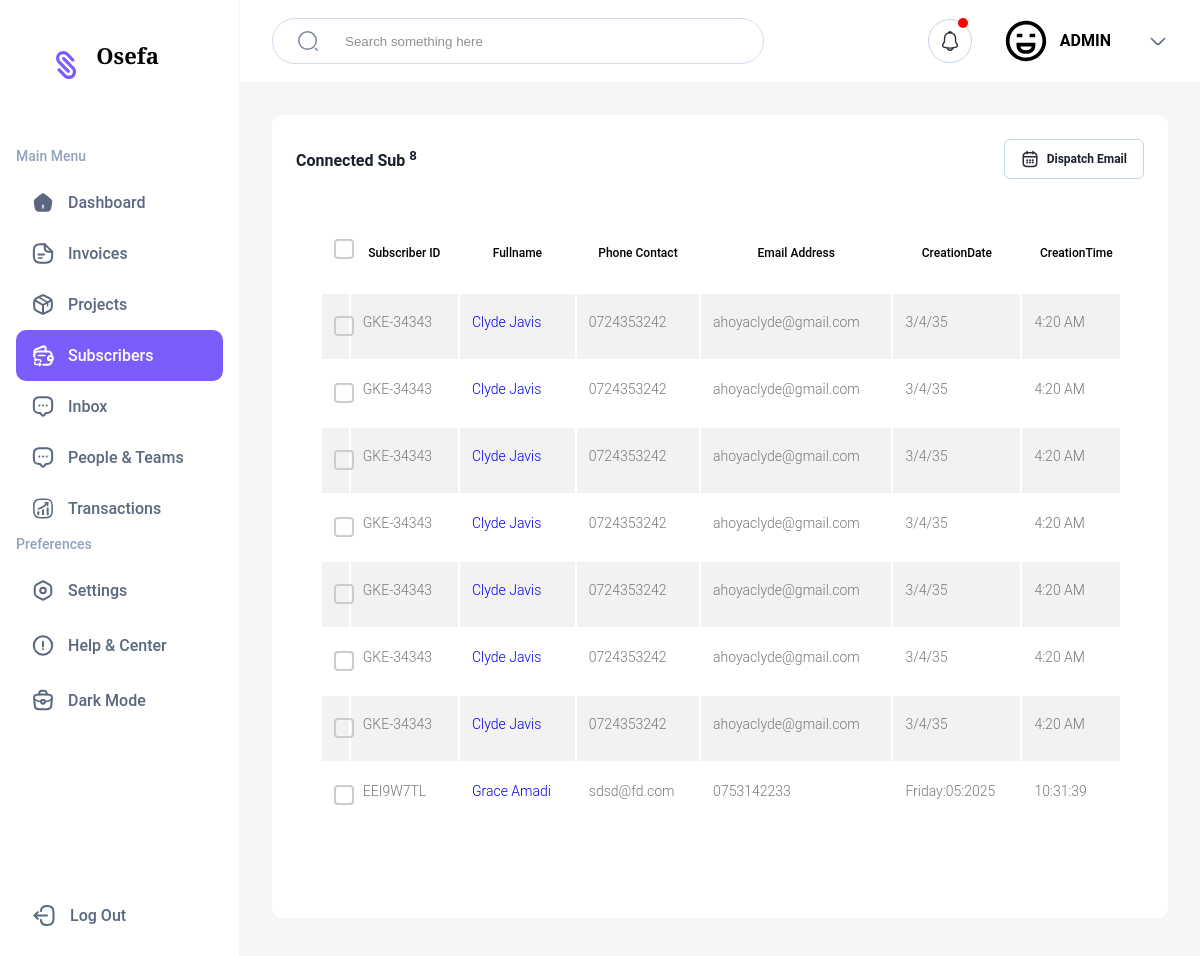
Page /Home/Administrator/Subscribers/Listings/ on the committed database.
### tables this page shows
CREATE TABLE Subscribers (
                                SubID text NOT NULL ,
                                SubsFullname text NOT NULL , 
                                SubsContact text NOT NULL,
                                SubsEmail text NOT NULL , 
                                CreationDate text NOT NULL , 
                                CreationTime text NOT NULL , 
                                IsExistent integer NOT NULL 
                    
                                
                            );

### Controller.py (the view)
class Subscriber_Array_Interface(View):
   methods = ['GET', 'POST']
   def dispatch_request(self) -> str :
        Indicator = int(0)
        if request.method == 'GET':
            Sub_Profiles =  control_baselink.Print_Subscribers(Indicator)
            if Sub_Profiles :
                Sub_Index = len(Sub_Profiles)
            else:
                Sub_Index = int(0)
            return render_template('Subscriber-Array-Concept.html' , CompanyID = CompanyID , Sub_Profiles = Sub_Profiles , Sub_Index = Sub_Index , DeployDate = DeployDate  )
        else:
            return render_template('Subscriber-Array-Concept.html' , CompanyID = CompanyID , DeployDate = DeployDate )

### Intercom_Connector.py (called while the page is built)
def create_connection(db_file):
    conn = None
    try:
        conn = sqlite3.connect(db_file)
    except Error as e:
        print(e)
    return conn

def Print_Subscribers(Bindings):
    conn = create_connection(DatabaseURL)
    cur = conn.cursor()
    cur.execute("SELECT * FROM Subscribers Where IsExistent = ? " , ( Bindings , ))
    DatabaseFeed = cur.fetchall()
    for DataChunk in DatabaseFeed:
        print(DataChunk)
    return DatabaseFeed

### templates/Subscriber-Array-Concept.html (shortened to what this page needs)
<!DOCTYPE html>
<html lang="en" >
<head>
  <link href="{{url_for('static' , filename='assets/css/admin-pallete.css')}}" rel="stylesheet">
  <link href="{{url_for('static' , filename='assets/css/pro-table-inline.css')}}" rel="stylesheet">
  <link href="{{url_for('static' , filename='assets/css/bootstrap.css')}}" rel="stylesheet">
  <link href="{{url_for('static' , filename='assets/css/feedback-form.css')}}" rel="stylesheet">
</head>
<body>
<body>
    <div class="container">
        <nav class="sidebar">
            <div>
                <div class="sidebar__logo">
                    <h2 class="sidebar__logo-header">{{CompanyID}}</h2>
                </div>
                <ul class="side-nav">
                    <span class="side-nav__header">Main Menu</span>
                    <a href="{{url_for('Admin')}}">
                    <li class="side-nav__item ">
                        <span>Dashboard</span>
                    </li>
                </a>
                    <a href="{{url_for('Invoice')}}">
                    <li class="side-nav__item">
                        <span>Invoices</span>
                    </li>
                    </a>
                    <a href="{{url_for('Projects')}}">
                    <li class="side-nav__item">
                        <span>Projects</span>
                    </li>
                    </a>
                    <a href="{{url_for('Subscribe')}}">
                    <li class="side-nav__item side-nav__item-active">
                        <span>Subscribers</span>
                    </li>
                    <a href="{{url_for('Mail')}}">
                    <li class="side-nav__item">
                        <span>Inbox</span>
                    </li>
                    </a>
                    <a href="{{url_for('Clientelle')}}">
                    <li class="side-nav__item">
                        <span>People &amp; Teams</span>
                    </li>
                    </a>
                    <a href="{{url_for('Transactions')}}">
                        <li class="side-nav__item">
                            <span> Transactions </span>
                        </li>
                        </a>
                </ul>
                <ul class="side-nav">
                    <span class="side-nav__header">Preferences</span>
                    <li class="side-nav__item">
                        <span>Settings</span>
                    </li>
                    <li class="side-nav__item">
                        <span>Help &amp; Center</span>
                    </li>
                    <li class="side-nav__item">
                        <span>Dark Mode</span>
                    </li>
                </ul>
            </div>
            <ul class="side-nav">
                <a href="{{url_for('Auth')}}">
                <li class="side-nav__item last-item">
                    <span>Log Out</span>
                </li>
                </a>
            </ul>
        </nav>
        <main class="main-content">
            <div class="top-container">
                <div action="#" class="search">
                    <input type="text" class="search__input" placeholder="Search something here">
                </div>
                <div class="user-nav">
                    <button class="notification">
                    </button>
                    <div class="user-info">
                        <span class="user-name">ADMIN</span>
                    </div>
                    <svg width="20" height="20" viewBox="0 0 20 20" fill="none" xmlns="http://www.w3.org/2000/svg">
                        <path d="M16.5999 7.45837L11.1666 12.8917C10.5249 13.5334 9.4749 13.5334 8.83324 12.8917L3.3999 7.45837" stroke="#596780" stroke-width="1.5" stroke-miterlimit="10" stroke-linecap="round" stroke-linejoin="round"/>
                    </svg>
                </div>
            </div>
            <div class="bottom-container">
               <div class="box" style="width:100%;">
                        <div class="header-container">
                            <h3 class="section-header"> Connected Sub <sup> {{Sub_Index }} </sup></h3>
                            <div class="date-selector" data-bs-toggle="modal" data-bs-target="#largeModal">
                                <span >    Dispatch Email   </span>
                            </div>
                        </div>
                        <div class="box" style="width:100%;">
                            <div class="table-responsive">
                                <table class="table table-striped custom-table" style="width:100%;">
                                  <thead>
                                    <tr>
                                      <th scope="col">
                                        <label class="control control--checkbox">
                                          <div class="control__indicator"></div>
                                        </label>
                                      </th>
                                      <th scope="col">Subscriber ID </th>
                                      <th scope="col">Fullname </th>
                                      <th scope="col">Phone Contact </th>
                                      <th scope="col"> Email Address </th>
                                      <th scope="col"> CreationDate</th>
                                      <th scope="col"> CreationTime</th>
                                    </tr>
                                  </thead>
                                  <tbody>
                                    {% for Profile in Sub_Profiles %}
                                    <tr scope="row">
                                      <td>
                                        <label class="control control--checkbox">
                                        <div class="control__indicator"></div>
                                        </label>
                                      </td>
                                      <td>
                                      {{Profile[0]}}
                                      </td>
                                      <td class="pl-0">
                                        <div class="d-flex align-items-center">
                                          <a href="#" class="name">
                                            {{Profile[1]}}</a>
                                        </div>
                                      </td>
                                      <td>
                                      {{Profile[2]}}
                                      </td>
                                      <td>
                                        {{Profile[3]}}
                                      </td>
                                      <td>
                                        {{Profile[4]}}
                                      </td>
                                        <td>
                                            {{Profile[5]}}
                                        </td>
                                    </tr>
                                    {% endfor %}
                                  </tbody>
                                </table>
                              </div>
                        </div>
                    </div>
            </div>
        </main>
    </div>
</body>
</body>
</html>

### static/assets/css/admin-pallete.css (style rules this page uses)
* { margin: 0; padding: 0; box-sizing: border-box; }
html, body { height: 100%; }
body { font-family: 'Plus Jakarta Sans', sans-serif; height: 100vh; }
.container { display: flex; height: 100%; }
.sidebar { width: 240px; display: flex; flex-direction: column; flex-shrink: 0; justify-content: space-between; border-right: 1px solid #F3F5F7; padding: 0 16px; overflow: auto; }
.sidebar__logo { display: flex; justify-content: center; align-items: center; margin: 40px 0 56px -30px; }
.sidebar__logo-header { margin-left: 14px; }
.side-nav { display: flex; flex-direction: column; }
.side-nav__header { font-size: 14px; line-height: 21px; color: #90A3BF; padding-bottom: 10px; display: inline-block; }
.side-nav__header, .side-nav__item > span { letter-spacing: -2%; font-weight: 500; }
.side-nav__item { list-style: none; color: #596780; display: flex; align-items: center; gap: 14px; padding: 14px 0 14px 16px; border-radius: 10px; transition: all .4s; cursor: pointer; white-space: nowrap; }
.side-nav__item > svg { flex-shrink: 0; }
.side-nav__item.last-item { margin-bottom: 32px; }
.side-nav__item:not(:last-child) { margin-bottom: 4px; }
.side-nav__item:hover, .side-nav__item-active { background-color: #7C5CFC; color: white; }
.main-content { display: flex; flex-direction: column; width: 100%; overflow: auto; }
.top-container { border-bottom: 1px solid #F3F5F7; padding: 18px 32px; display: flex; justify-content: space-between; align-items: center; }
.search { display: flex; align-items: center; padding: 11px 0 11px 24px; max-width: 492px; width: 100%; border: 1px solid #C3D4E9; border-radius: 70px; gap: 26px; background: #FFFFFF; opacity: 0.8; }
.search__input { border: none; outline: none; width: calc(100% - 78px); }
.user-nav, .user-info { display: flex; align-items: center; }
.user-name { font-weight: 600; font-size: 16px; line-height: 24px; letter-spacing: -2%; margin: 0 37px 0 12px; }
.user-image { height: 44px; width: 44px; }
.notification { border: 1px solid #C3D4E9; background-color: transparent; position: relative; margin-right: 32px; height: 44px; width: 44px; border-radius: 50%; padding: 10px; cursor: pointer; display: flex; align-items: center; justify-content: center; }
.notification::after { content: ""; position: absolute; width: 10px; height: 10px; background-color: red; border-radius: 50%; top: -2px; right: 3px; }
.bottom-container { display: flex; gap: 24px; padding: 32px; background-color: #F3F5F7; }
.box { background-color: #FFFFFF; border-radius: 10px; padding: 24px; margin-bottom: 24px; }
.header-container { color: #1A202C; display: flex; align-items: center; justify-content: space-between; margin-bottom: 20px; font-weight: 600; letter-spacing: -2%; }
.section-header { line-height: 24px; font-size: 16px; }
.header-container span { line-height: 21px; font-size: 14px; }
.date-selector { padding: 10px 16px; display: flex; align-items: center; justify-content: center; border: 1px solid #C3D4E9; border-radius: 6px; }
.date-selector span { font-weight: 600; font-size: 12px; line-height: 15px; margin-left: 8px; }
tr > th { font-weight: 500; font-size: 12px; line-height: 150%; color: #90A3BF; padding-bottom: 24px; }
tr > td { font-weight: 600; font-size: 14px; letter-spacing: -2%; padding: 8px 0; }
tr > td:first-child { display: flex; align-items: center; gap: 9px; }
@media (max-width: 1300px) { .bottom-container { flex-direction: column; height: auto; } }

### static/assets/css/feedback-form.css (style rules this page uses)
h2 { font-family: "Merriweather", serif; font-weight: 700; font-size: 22px; margin-bottom: 20px; }
button { padding: 20px 30px; border-radius: 6px; border: none; font-size: 18px; cursor: pointer; }

### rows in the picture
Subscribers: SubID "GKE-34343", SubsFullname "Clyde Javis", SubsContact "0724353242", SubsEmail "ahoyaclyde@gmail.com", CreationDate "3/4/35", CreationTime "4:20 AM"
Subscribers: SubID "GKE-34343", SubsFullname "Clyde Javis", SubsContact "0724353242", SubsEmail "ahoyaclyde@gmail.com", CreationDate "3/4/35", CreationTime "4:20 AM"
Subscribers: SubID "GKE-34343", SubsFullname "Clyde Javis", SubsContact "0724353242", SubsEmail "ahoyaclyde@gmail.com", CreationDate "3/4/35", CreationTime "4:20 AM"
Subscribers: SubID "GKE-34343", SubsFullname "Clyde Javis", SubsContact "0724353242", SubsEmail "ahoyaclyde@gmail.com", CreationDate "3/4/35", CreationTime "4:20 AM"
Subscribers: SubID "GKE-34343", SubsFullname "Clyde Javis", SubsContact "0724353242", SubsEmail "ahoyaclyde@gmail.com", CreationDate "3/4/35", CreationTime "4:20 AM"
Subscribers: SubID "GKE-34343", SubsFullname "Clyde Javis", SubsContact "0724353242", SubsEmail "ahoyaclyde@gmail.com", CreationDate "3/4/35", CreationTime "4:20 AM"
Subscribers: SubID "GKE-34343", SubsFullname "Clyde Javis", SubsContact "0724353242", SubsEmail "ahoyaclyde@gmail.com", CreationDate "3/4/35", CreationTime "4:20 AM"
Subscribers: SubID "EEI9W7TL", SubsFullname "Grace Amadi", SubsContact "sdsd@fd.com", SubsEmail "0753142233", CreationDate "Friday:05:2025", CreationTime "10:31:39"

### other values in the picture
{{ CompanyID }} "Osefa"
{{ Sub_Index }} "8"
